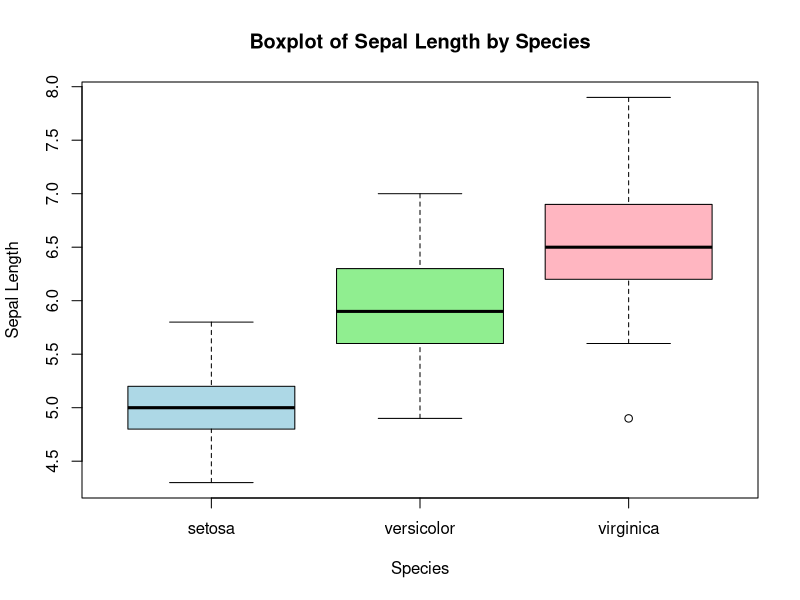
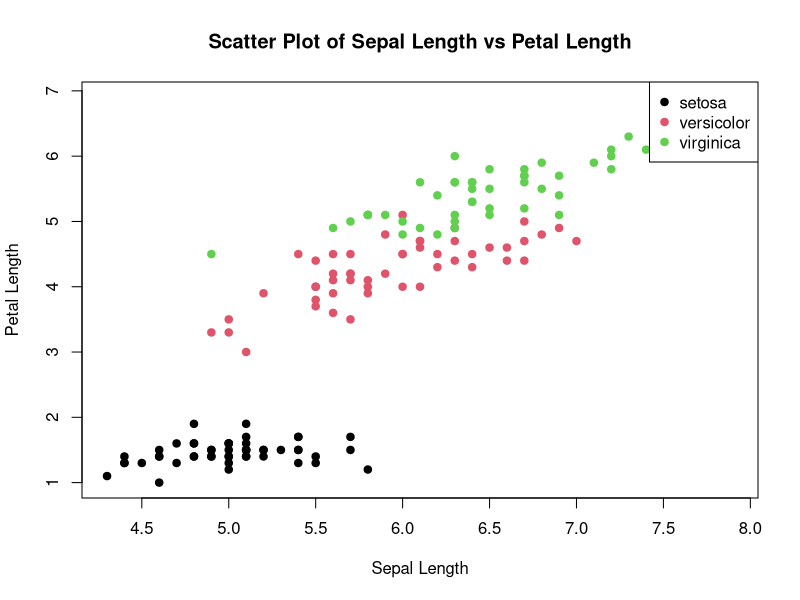
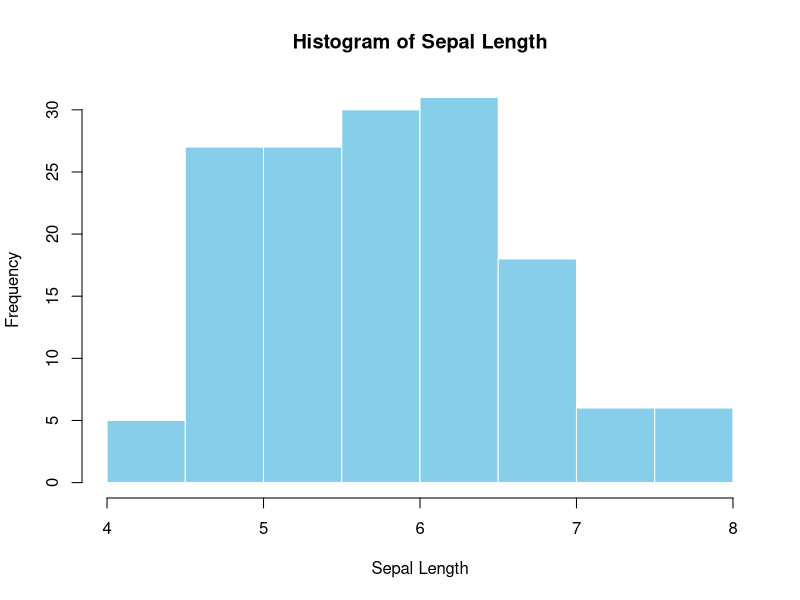
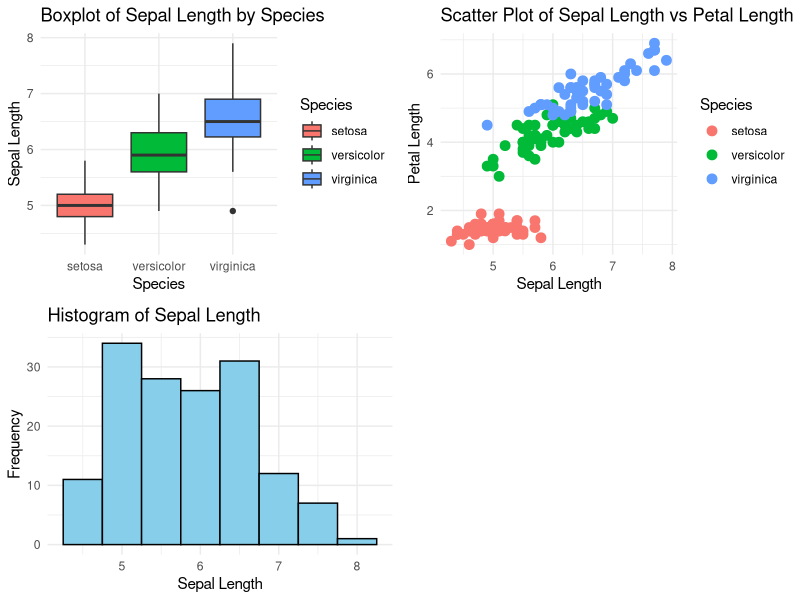

Recreate these plots in R, in order.
## ---- chunk 1
data <- data.frame(
  Name = c("Tendulkar", "Ponting", "Kallis", "Dravid", "Cook"),
  Matches = c(200, 168, 166, 164, 161),
  Innings = c(329, 287, 280, 286, 291),
  HighestScore = c(248, 257, 224, 270, 294),
  Average = c(53.78, 51.85, 55.37, 52.31, 45.35)
)
## ---- chunk 2
# 1. What is the highest score of Tendulkar?
tendulkar_highest_score <- data$HighestScore[data$Name == "Tendulkar"]
cat("Highest score of Tendulkar:", tendulkar_highest_score, "\n")
## ---- chunk 3
# 2. Display the name and the average of the player who is having maximum highest score
max_highest_score <- max(data$HighestScore)
player_max_highest <- data[data$HighestScore == max_highest_score, c("Name", "Average")]
cat("Player with the maximum highest score:\n")
## ---- chunk 4
print(player_max_highest)
## ---- chunk 5
# 3. Display the name, matches, innings, and average of the players having score above 250
players_above_250 <- data[data$HighestScore > 250, c("Name", "Matches", "Innings", "Average")]
cat("Players with a highest score above 250:\n")
## ---- chunk 6
print(players_above_250)
## ---- chunk 7
# 4. Find the row number of the data for which the highest score is equal or greater than 270
row_highest_270 <- which(data$HighestScore >= 270)
cat("Row number(s) with the highest score >= 270:", row_highest_270, "\n")
## ---- chunk 8
# 5. Modify Tendulkar’s number of matches to 201
data$Matches[data$Name == "Tendulkar"] <- 201
cat("Updated data:\n")
## ---- chunk 9
print(data)
## ---- chunk 10
data("iris")
data = iris
str(data)
## ---- chunk 11
# Boxplot
boxplot(data$Sepal.Length ~ data$Species, main = "Boxplot of Sepal Length by Species",
        xlab = "Species", ylab = "Sepal Length", col = c("lightblue", "lightgreen", "lightpink"))
## ---- chunk 12
# Scatter Plot
species_colors <- as.numeric(factor(data$Species))
plot(data$Sepal.Length, data$Petal.Length, main = "Scatter Plot of Sepal Length vs Petal Length",
     xlab = "Sepal Length", ylab = "Petal Length", col = species_colors, pch = 19)

legend("topright", legend = levels(factor(data$Species)), col = 1:3, pch = 19)
## ---- chunk 13
# Histogram
hist(data$Sepal.Length, main = "Histogram of Sepal Length",
     xlab = "Sepal Length", col = "skyblue", border = "white")
## ---- chunk 14
library(ggplot2)
library(ggpubr)

# Boxplot with ggplot
gg_boxplot <- ggplot(data, aes(x = Species, y = Sepal.Length, fill = Species)) +
  geom_boxplot() +
  theme_minimal() +
  labs(title = "Boxplot of Sepal Length by Species", x = "Species", y = "Sepal Length")
## ---- chunk 15
# Scatter plot with ggplot
gg_scatter <- ggplot(data, aes(x = Sepal.Length, y = Petal.Length, color = Species)) +
  geom_point(size = 3) +
  theme_minimal() +
  labs(title = "Scatter Plot of Sepal Length vs Petal Length", x = "Sepal Length", y = "Petal Length")
## ---- chunk 16
# Histogram with ggplot
gg_hist <- ggplot(data, aes(x = Sepal.Length)) +
  geom_histogram(binwidth = 0.5, fill = "skyblue", color = "black") +
  theme_minimal() +
  labs(title = "Histogram of Sepal Length", x = "Sepal Length", y = "Frequency")
## ---- chunk 17
# Combine all plots using ggpubr
ggpubr::ggarrange(gg_boxplot, gg_scatter, gg_hist, ncol = 2, nrow = 2)
